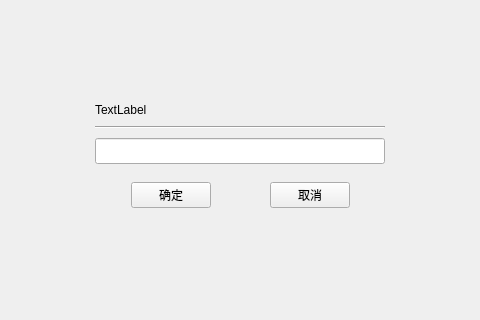
<?xml version="1.0" encoding="UTF-8"?>
<ui version="4.0">
 <class>ui_input_dialog</class>
 <widget class="QMainWindow" name="ui_input_dialog">
  <property name="enabled">
   <bool>true</bool>
  </property>
  <property name="geometry">
   <rect>
    <x>0</x>
    <y>0</y>
    <width>480</width>
    <height>320</height>
   </rect>
  </property>
  <property name="windowTitle">
   <string>MainWindow</string>
  </property>
  <widget class="QWidget" name="centralwidget">
   <layout class="QGridLayout" name="gridLayout" columnstretch="1,4,1">
    <item row="0" column="1">
     <spacer name="verticalSpacer">
      <property name="orientation">
       <enum>Qt::Vertical</enum>
      </property>
      <property name="sizeHint" stdset="0">
       <size>
        <width>20</width>
        <height>104</height>
       </size>
      </property>
     </spacer>
    </item>
    <item row="1" column="0">
     <spacer name="horizontalSpacer_2">
      <property name="orientation">
       <enum>Qt::Horizontal</enum>
      </property>
      <property name="sizeHint" stdset="0">
       <size>
        <width>72</width>
        <height>20</height>
       </size>
      </property>
     </spacer>
    </item>
    <item row="1" column="2">
     <spacer name="horizontalSpacer_3">
      <property name="orientation">
       <enum>Qt::Horizontal</enum>
      </property>
      <property name="sizeHint" stdset="0">
       <size>
        <width>72</width>
        <height>20</height>
       </size>
      </property>
     </spacer>
    </item>
    <item row="2" column="1">
     <spacer name="verticalSpacer_2">
      <property name="orientation">
       <enum>Qt::Vertical</enum>
      </property>
      <property name="sizeHint" stdset="0">
       <size>
        <width>20</width>
        <height>104</height>
       </size>
      </property>
     </spacer>
    </item>
    <item row="1" column="1">
     <widget class="QFrame" name="input_dialog_frame">
      <property name="frameShape">
       <enum>QFrame::NoFrame</enum>
      </property>
      <property name="frameShadow">
       <enum>QFrame::Raised</enum>
      </property>
      <layout class="QVBoxLayout" name="verticalLayout" stretch="1,0,1,1">
       <property name="spacing">
        <number>9</number>
       </property>
       <item>
        <widget class="QLabel" name="tip_title_label">
         <property name="text">
          <string>TextLabel</string>
         </property>
        </widget>
       </item>
       <item>
        <widget class="Line" name="tip_frame">
         <property name="orientation">
          <enum>Qt::Horizontal</enum>
         </property>
        </widget>
       </item>
       <item>
        <widget class="QWidget" name="input_widget" native="true">
         <layout class="QVBoxLayout" name="radioLayout">
          <property name="spacing">
           <number>0</number>
          </property>
          <property name="leftMargin">
           <number>0</number>
          </property>
          <property name="topMargin">
           <number>0</number>
          </property>
          <property name="rightMargin">
           <number>0</number>
          </property>
          <property name="bottomMargin">
           <number>0</number>
          </property>
          <item>
           <widget class="QLineEdit" name="input_lineedit">
           <property name="styleSheet">
           <string>padding: 4px;</string>
           </property>
            <property name="alignment">
             <set>Qt::AlignCenter</set>
            </property>
           </widget>
          </item>
         </layout>
        </widget>
       </item>
       <item>
        <widget class="QWidget" name="widget" native="true">
         <layout class="QHBoxLayout" name="horizontalLayout" stretch="1,2,2,2,1">
          <item>
           <spacer name="horizontalSpacer_4">
            <property name="orientation">
             <enum>Qt::Horizontal</enum>
            </property>
            <property name="sizeHint" stdset="0">
             <size>
              <width>19</width>
              <height>20</height>
             </size>
            </property>
           </spacer>
          </item>
          <item>
           <widget class="QPushButton" name="input_confirm_btn">
            <property name="sizePolicy">
             <sizepolicy hsizetype="Expanding" vsizetype="Expanding">
              <horstretch>0</horstretch>
              <verstretch>0</verstretch>
             </sizepolicy>
            </property>
            <property name="maximumSize">
             <size>
              <width>225</width>
              <height>80</height>
             </size>
            </property>
            <property name="text">
             <string>确定</string>
            </property>
           </widget>
          </item>
          <item>
           <spacer name="horizontalSpacer">
            <property name="orientation">
             <enum>Qt::Horizontal</enum>
            </property>
            <property name="sizeHint" stdset="0">
             <size>
              <width>40</width>
              <height>20</height>
             </size>
            </property>
           </spacer>
          </item>
          <item>
           <widget class="QPushButton" name="input_cancel_btn">
            <property name="sizePolicy">
             <sizepolicy hsizetype="Expanding" vsizetype="Expanding">
              <horstretch>0</horstretch>
              <verstretch>0</verstretch>
             </sizepolicy>
            </property>
            <property name="maximumSize">
             <size>
              <width>225</width>
              <height>80</height>
             </size>
            </property>
            <property name="text">
             <string>取消</string>
            </property>
           </widget>
          </item>
          <item>
           <spacer name="horizontalSpacer_5">
            <property name="orientation">
             <enum>Qt::Horizontal</enum>
            </property>
            <property name="sizeHint" stdset="0">
             <size>
              <width>19</width>
              <height>20</height>
             </size>
            </property>
           </spacer>
          </item>
         </layout>
        </widget>
       </item>
      </layout>
     </widget>
    </item>
   </layout>
  </widget>
 </widget>
 <resources/>
 <connections/>
</ui>
